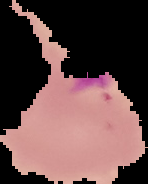
#> input picture Data/train/Parasitized/C100P61ThinF_IMG_20150918_145938_cell_169.png, 148 x 184 px; its folder holds only this picture in this run
$ python main.py   (older library calls are emulated)
#> lines starting #> are read from the running program, lines starting #| are printed output that depends on the picture
### src/data_handling.py
import pandas as pd
import numpy as np
import os, glob
import cv2

class DataHandling:

    @staticmethod
    def load_dataset(path, classes,start=0, amount=500):
        count=0
        class_images = []
        for cls in classes :
            cls_imgs = []
            amounts=amount
            img_names = os.listdir(path + cls + "/")
            for i in range(start,len(img_names)) :
                if(amounts==0):
                    break
                amounts-=1
                try:
                    cls_imgs.append(cv2.resize(cv2.imread(path + cls + "/" + img_names[i]), (125, 125)))
                except Exception as e:
                    count+=1
            class_images.append(np.array(cls_imgs))
        y_train = np.concatenate([np.ones(len(class_images[0])), np.zeros(len(class_images[1]))])
        x_train = np.concatenate(class_images)
        print(str(count)+' images encountered error')
        return (x_train,y_train)

### src/model.py
import numpy as np
from sklearn.ensemble import RandomForestClassifier
from sklearn.metrics import accuracy_score,confusion_matrix
from sklearn.linear_model import LogisticRegression
from sklearn import svm
import pickle

from data_handling import DataHandling
from preprocessing import PreProcessing
from feature_engineering import FeatureEngineering


class BlobDetectionModel:

    def __init__(self,image_list,image_labels):
        self.DH = DataHandling()
        self.PP = PreProcessing()
        self.FE = FeatureEngineering()
        self.image_list = image_list
        self.image_labels = image_labels

    def predict(self,image):
        im_processed = self.PP.preprocess(image)
        try:
            conts, cents = self.FE.find_contours_and_centers(im_processed)
        except:
            print('corrupted image')
            return
        if(len(cents) >= 1):
            return 1
        return 0

    def train(self):
        tp = 0
        tn = 0
        total = 0
        fp = 0
        fn = 0
        for i in range(len(self.image_list)):
            im_processed = self.PP.preprocess(self.image_list[i])
            y = self.predict(self.image_list[i])
            if(y == 1 and self.image_labels[i] == 1):
                tp+=1
            if(y == 0 and self.image_labels[i] == 0):
                tn+=1
            elif(y == 1 and self.image_labels[i] == 0):
                fp+=1
            elif(y == 0 and self.image_labels[i] == 1):
                fn+=1
            total += 1
        con_mat = [[tp,fn],[fp,tn]]
        self.tp = tp
        self.tn = tn
        self.fp = fp
        self.fn = fn
        self.cm = con_mat
        self.total = total
        print("model trained")

    def accuracy(self):
        return ((self.tn + self.tp)/self.total)

    def confusion_matrix(self):
        return self.cm


class MachineLearningModel:

    def __init__(self,x_train,y_train,x_test,y_test):
        self.DH = DataHandling()
        self.PP = PreProcessing()
        self.FE = FeatureEngineering()
        self.x_train = x_train
        self.y_train = y_train
        self.x_test = x_test
        self.y_test = y_test
        self.get_all_features()
        print('-'*80)
        print(len(self.x_train))
        print(len(self.x_test))

    def get_all_features(self):
        kmeans = self.FE.kmeans(self.x_train)
        (x_feat_train,x_feat_test) = self.FE.surf_features(kmeans,self.x_train,self.x_test)
        x=[]
        y=[]
        for i in range(len(self.x_train)):
            im_processed = self.PP.preprocess(self.x_train[i])
            conts, cents = self.FE.find_contours_and_centers(im_processed)
            mm = list(x_feat_train[i])
            mm.append(len(cents))
            x.append(mm)

        for i in range(len(self.x_test)):
            im_processed = self.PP.preprocess(self.x_test[i])
            conts, cents = self.FE.find_contours_and_centers(im_processed)
            mm = list(x_feat_test[i])
            mm.append(len(cents))
            y.append(mm)
        self.x_train = x
        self.x_test = y

        return

    # [4 lines left out: function train_random_forrest, not called in this run]

    def train_logistic_regression(self):
        self.lr = LogisticRegression()
        self.lr.fit(np.asarray(self.x_train), self.y_train)

    def train_svm(self):
        self.clf = svm.LinearSVC(multi_class='ovr',max_iter=100000)
        self.clf.fit(np.asarray(self.x_train), self.y_train)


    # [16 lines left out: function accuracy, not called in this run]

### src/preprocessing.py
import cv2

class PreProcessing:

    def change_contrast(self,image,alpha = 1.5,beta=25):
        adjusted = cv2.convertScaleAbs(image, alpha=alpha, beta=beta)
        return adjusted

    def image_cleanup(self,image):
        blurred = cv2.GaussianBlur(image, (3, 3), cv2.BORDER_DEFAULT)
        thresh = cv2.threshold(blurred, 186, 250, cv2.THRESH_BINARY)[1]
        return thresh

    def remove_noisy_regions(self,image):
        gray = cv2.cvtColor(image, cv2.COLOR_BGR2HSV)
        element = cv2.getStructuringElement(cv2.MORPH_RECT, (1,1))
        mask = cv2.erode(gray, element, iterations = 50)
        mask = cv2.dilate(mask, element, iterations = 50)
        element = cv2.getStructuringElement(cv2.MORPH_RECT, (2,2))
        mask = cv2.erode(gray, element, iterations = 1)
        mask = cv2.dilate(mask, element, iterations = 1)
        mask = cv2.erode(mask, element)
        gray = cv2.cvtColor(mask, cv2.COLOR_HSV2BGR)
        return gray

    def preprocess(self,image):
        i1 = self.change_contrast(image,1.97,17)
        i2 = self.image_cleanup(i1)
        img = self.remove_noisy_regions(i2)
        h,s,v = cv2.split(img)
        ab = cv2.subtract(h,s)
        return ab

### src/feature_engineering.py
import cv2
import numpy as np
from sklearn.cluster import KMeans

from preprocessing import PreProcessing
class FeatureEngineering:

    def __init__(self):
        self.PP = PreProcessing()

    def find_contours_and_centers(self,img_input):
        try:
            img, contours_raw, hierarchy = cv2.findContours(img_input, cv2.RETR_TREE,cv2.CHAIN_APPROX_SIMPLE)
        except:
            contours_raw, hierarchy = cv2.findContours(img_input, cv2.RETR_TREE,cv2.CHAIN_APPROX_SIMPLE)
        contours = [i for i in contours_raw]
        contour_centers = []

        for idx, c in enumerate(contours):
            M = cv2.moments(c)
            try:
                cX = int(M["m10"] / M["m00"])
                cY = int(M["m01"] / M["m00"])
            except:
                cX = int(M["m10"] / (M["m00"] + 0.0001))
                cY = int(M["m01"] / (M["m00"] + 0.0001))
            samp_bounds = cv2.boundingRect(c)
            contour_centers.append(((cX,cY), samp_bounds))
        contour_centers = sorted(contour_centers, key=lambda x: x[0])

        return (contours, contour_centers)

    def sortresponse1(self,kp1):
        return kp1[0].response

    # [25 lines left out: function calculate_histogram, not called in this run]

    def kmeans(self,x_train,num_of_clusters=10,num_of_kp=40):
        sift_keypoints = []
        for image in x_train :
            image = self.PP.change_contrast(image)
            image= self.PP.image_cleanup(image)
            image = self.PP.remove_noisy_regions(image)
    #         image =cv2.cvtColor(image,cv2.COLOR_BGR2GRAY)
            sift = cv2.xfeatures2d.SURF_create()
            kp, descriptors = sift.detectAndCompute(image,None)
            z = zip(kp,descriptors)
            z=list(z)
            z.sort(key=self.sortresponse1,reverse=True)
            descriptors = [x[1] for x in z]
            descriptors = descriptors[0:num_of_kp]
            sift_keypoints.append(descriptors)


        sift_keypoints = np.concatenate(sift_keypoints, axis=0)
        kmeans = KMeans(n_clusters = num_of_clusters).fit(sift_keypoints)
        print(sift_keypoints.shape)
        return kmeans

    # [4 lines left out: function surf_features, not called in this run]

### src/main.py
from model import *
from data_handling import *
import matplotlib.pyplot as plt
import warnings

warnings.filterwarnings("ignore")

if __name__ == '__main__':
    images = 10000
    (x_train, y_train) = DataHandling.load_dataset("../Data/train/", ["Parasitized", "Uninfected"],amount=images)
#> in load_dataset, `y_train = np.concatenate([np.ones(len(class_images[0])), np.zeros(len(..`: y_train = [1, 0]
#> y_train = [1, 0]
    (x_test, y_test) = DataHandling.load_dataset("../Data/test/", ["Parasitized", "Uninfected"],amount=images)
#> y_test = [1, 0]


    bd = BlobDetectionModel(x_test,y_test)
    bd.train()
#> the loop in train, `for i in range(len(self.image_list)):` made 2 passes
#> (y, tn, total) on pass 2: (0, 1, 2)
#> pass 1, in change_contrast, `adjusted = cv2.convertScaleAbs(image, alpha=alpha, beta=beta)`:
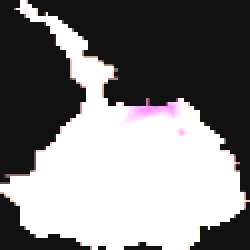
#> adjusted: shape (125, 125, 3) (shown 2 times larger); mean of channels 0, 1, 2 127.4, 126.8, 128.1; drawn as B, G, R
#> pass 1, in image_cleanup, `blurred = cv2.GaussianBlur(image, (3, 3), cv2.BORDER_DEFAULT)`:
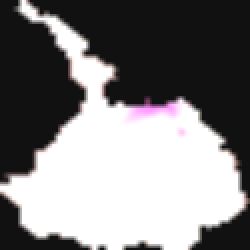
#> blurred: shape (125, 125, 3) (shown 2 times larger); mean of channels 0, 1, 2 127.4, 126.8, 128.1; drawn as B, G, R
#> pass 1, in image_cleanup, `thresh = cv2.threshold(blurred, 186, 250, cv2.THRESH_BINARY)[1]`:
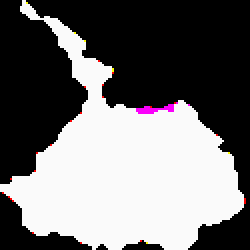
#> thresh: shape (125, 125, 3) (shown 2 times larger); mean of channels 0, 1, 2 111, 110.3, 111.5; drawn as B, G, R
#> after the loop in train, `for i in range(len(self.image_list)):`: fn = 0; tn = 1; total = 2; tp = 1
#> in train, `con_mat = [[tp,fn],[fp,tn]]`: con_mat = [[1, 0], [0, 1]]
#> in train, `self.tp = tp`: self.tp = 1
#> in train, `self.fp = fp`: self.fp = 0
#> in train, `self.cm = con_mat`: self.cm = [[1, 0], [0, 1]]
#> in train, `self.total = total`: self.total = 2
    print(bd.accuracy())
#| 1.0
    cm = bd.confusion_matrix()
#> cm = [[1, 0], [0, 1]]
    print(cm)
#| [[1, 0], [0, 1]]

    ml = MachineLearningModel(x_train,y_train,x_test,y_test)
#> in __init__, `self.y_train = y_train`: self.y_train = [1, 0]
#> the loop in kmeans, `for image in x_train :` made 1 pass
#> pass 1, in change_contrast (call 5), `adjusted = cv2.convertScaleAbs(image, alpha=alpha, beta=beta)`:
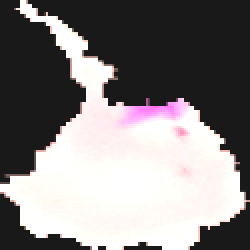
#> adjusted: shape (125, 125, 3) (shown 2 times larger); mean of channels 0, 1, 2 128.3, 128.2, 132; drawn as B, G, R
#> pass 1, in image_cleanup (call 5), `blurred = cv2.GaussianBlur(image, (3, 3), cv2.BORDER_DEFAULT)`:
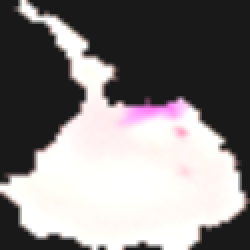
#> blurred: shape (125, 125, 3) (shown 2 times larger); mean of channels 0, 1, 2 128.3, 128.2, 132; drawn as B, G, R
#> after the loop in kmeans, `for image in x_train :`: sift_keypoints = []
#> (the run stopped early here; a loop or call above may not have finished)
